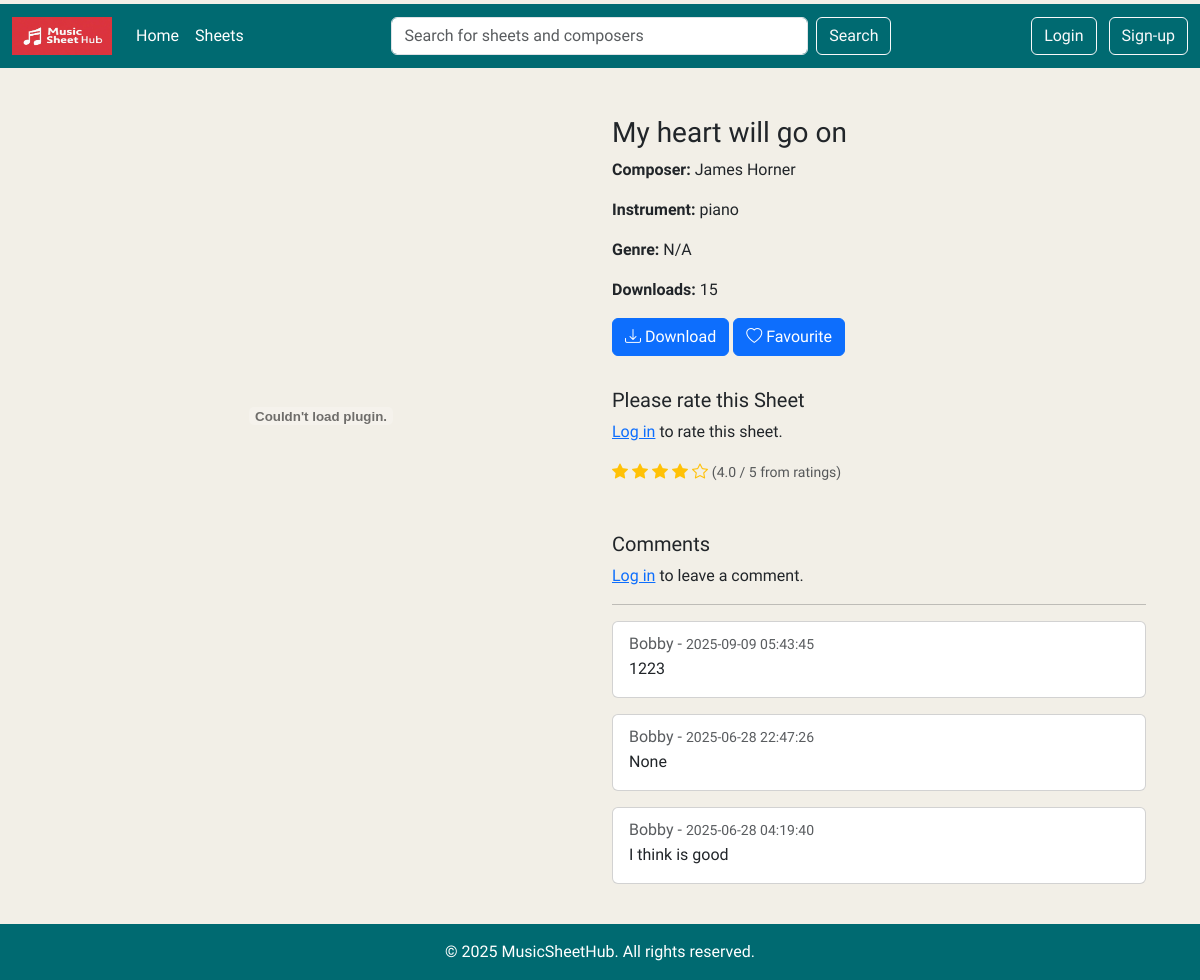
Before: /sheet/6 with the older database file.
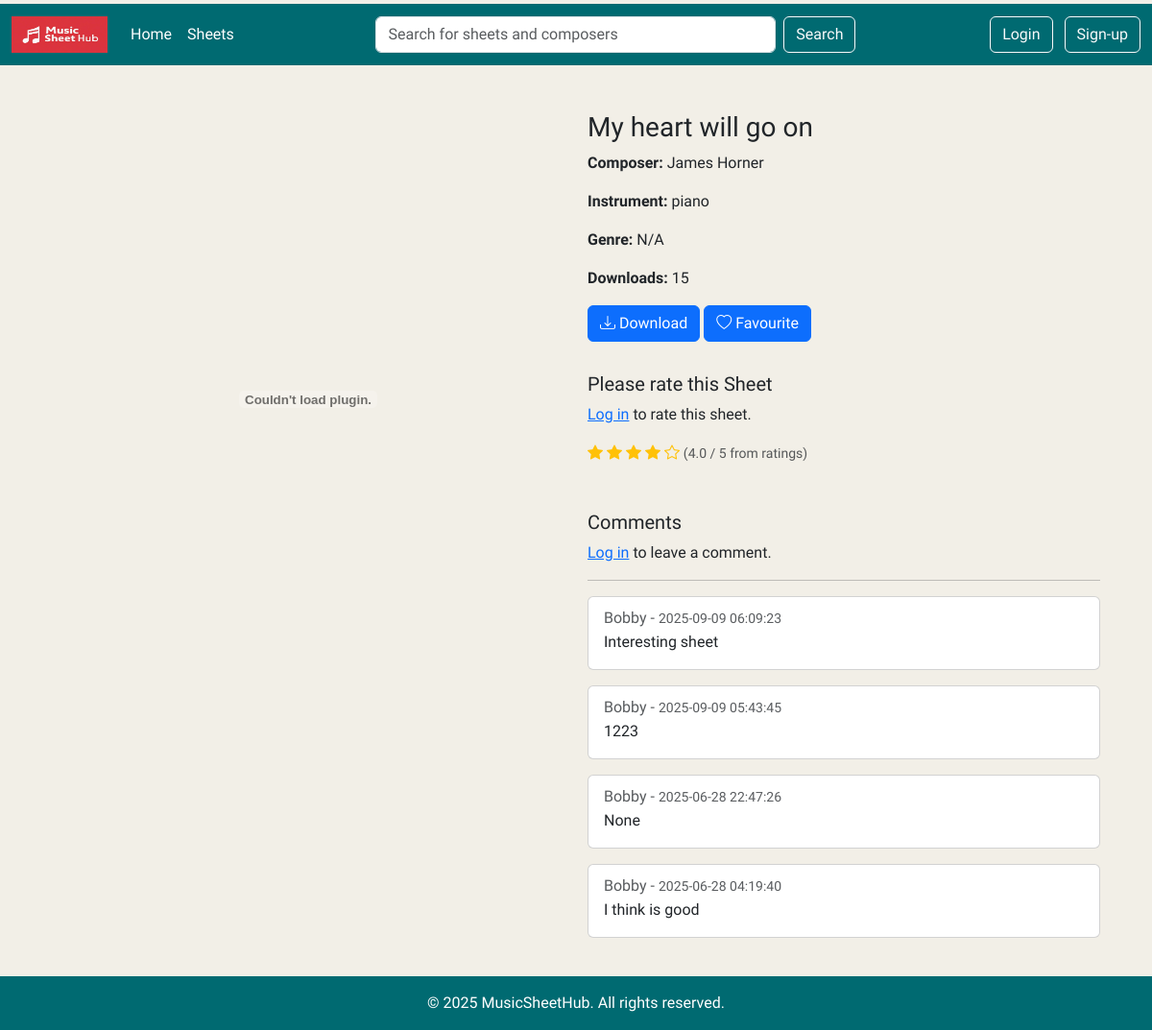
After: the same page with the newer database file.
### tables this page shows
CREATE TABLE Sheets (id INTEGER PRIMARY KEY AUTOINCREMENT, sheetname TEXT (50), composer TEXT (50), instrument TEXT (50), filename TEXT (50), uploader_id INTEGER REFERENCES Users (id), download_count INTEGER DEFAULT (0), created_at TEXT DEFAULT (CURRENT_TIMESTAMP));

CREATE TABLE Comments (id INTEGER PRIMARY KEY AUTOINCREMENT, user_id INTEGER REFERENCES Users (id), sheet_id INTEGER REFERENCES Sheets (id), comment TEXT, created_at TEXT DEFAULT (CURRENT_TIMESTAMP));

CREATE TABLE Users (id INTEGER PRIMARY KEY AUTOINCREMENT, username TEXT (50) UNIQUE, email TEXT (50), password TEXT (50), created_at TEXT DEFAULT (CURRENT_TIMESTAMP));

### app.py (the view, shortened to what this page needs)
@app.route('/sheet/<int:sheet_id>', methods=['GET', 'POST'])
def sheet_detail(sheet_id):
    db = get_db()
    cursor = db.cursor()
    cursor.execute('''
            SELECT s.id, s.filename, s.sheetname, s.composer, s.instrument,
                   s.download_count, g.name
            FROM sheets s
            LEFT JOIN SheetGenres sg ON s.id = sg.sid
            LEFT JOIN Genres g ON sg.gid = g.id
            WHERE s.id = ?
        ''', (sheet_id,))
    sheet = cursor.fetchone()
    if not sheet:
        flash("Sheet not found.", "danger")
        return redirect(url_for('home'))
    cursor.execute('''
        SELECT u.username, c.comment, c.created_at
        FROM comments c
        JOIN users u ON c.user_id = u.id
        WHERE c.sheet_id = ?
        ORDER BY c.created_at DESC
    ''', (sheet_id,))
    comments = cursor.fetchall()
    cursor.execute('''
                   SELECT AVG(rating), COUNT(*) FROM ratings
                   WHERE sheet_id = ?''', (sheet_id,))
    avg_rating, rating_count = cursor.fetchone()
    avg_rating = round(avg_rating, 1) if avg_rating else None
    return render_template('sheet_detail.html', sheet=sheet,
                           comments=comments, avg_rating=avg_rating)

### app.py (called while the page is built)
def get_db():
    db = getattr(g, '_database', None)
    if db is None:
        db = g._database = sqlite3.connect(DATABASE)
    return db

@app.teardown_appcontext
def close_connection(exception):
    db = getattr(g, '_database', None)
    if db is not None:
        db.close()

### templates/sheet_detail.html
{% extends 'base.html' %}
{% block content %}
<div class="container mt-4">
    <div class="row">
        <div class="col-md-6">
            {% set ext = sheet[1].split('.')[-1].lower() %}
            {% if ext in ['jpg', 'jpeg', 'png', 'gif'] %}
                <img src="{{ url_for('preview_file', filename=sheet[1]) }}" class="img-fluid" alt="Sheet Image">
            {% elif ext == 'pdf' %}
                <embed src="{{ url_for('preview_file', filename=sheet[1]) }}" type="application/pdf" width="100%" height="600px">
            {% endif %}
        </div>
        <div class="col-md-6">
            <h3>{{ sheet[2] }}</h3>
            <p><strong>Composer:</strong> {{ sheet[3] or "N/A" }}</p>
            <p><strong>Instrument:</strong> {{ sheet[4] or "N/A" }}</p>
            <p><strong>Genre:</strong> {{ sheet[6] or "N/A" }}</p>
            <p><strong>Downloads:</strong> {{ sheet[5] }}</p>
            <a href="{{ url_for('download_file', sheet_id=sheet[0]) }}" class="btn btn-primary mb-2">
                <i class="bi bi-download"></i> Download
            </a>
            <a href="{{ url_for('favourite_file', sheet_id=sheet[0]) }}" class="btn btn-primary mb-2">
                <i class="bi bi-heart"></i> Favourite
            </a>
            <div class="mt-4">
                <h5>Please rate this Sheet</h5>
                {% if session.username %}
                <form method="POST" action="{{ url_for('sheet_detail', sheet_id=sheet[0]) }}">
                    <input type="hidden" name="form_type" value="rating">
                    <div class="mb-2">
                        <label for="rating" class="form-label">Your Rating (1–5):</label>
                        <style>
                            .star-rating {
                                direction: rtl;
                                display: inline-flex;
                            }
                            .star-rating input[type="radio"] {
                                display: none;
                            }
                            .star-rating label {
                                font-size: 1.5rem;
                                color: #ccc;
                                cursor: pointer;
                                padding: 0 0.1rem;
                            }
                            .star-rating input[type="radio"]:checked ~ label,
                            .star-rating label:hover,
                            .star-rating label:hover ~ label {
                                color: #f5c518;
                            }
                        </style>
                        <form method="POST" action="{{ url_for('sheet_detail', sheet_id=sheet[0]) }}">
                            <input type="hidden" name="form_type" value="rating">
                            <div class="star-rating mb-2">
                                {% for i in range(5, 0, -1) %}
                                <input type="radio" id="star{{ i }}" name="rating" value="{{ i }}" required>
                                <label for="star{{ i }}">&#9733;</label>
                                {% endfor %}
                            </div>
                            <button type="submit" class="btn btn-sm btn-primary">Submit</button>
                        </form>
                    </div>
                </form>
                {% else %}
                <p><a href="{{ url_for('login') }}">Log in</a> to rate this sheet.</p>
                {% endif %}
                {% if avg_rating %}
                    <div class="mt-2">
                        <span>
                            {% for i in range(1, 6) %}
                                {% if avg_rating >= i %}
                                    <i class="bi bi-star-fill text-warning"></i>
                                {% elif avg_rating >= i - 0.5 %}
                                    <i class="bi bi-star-half text-warning"></i>
                                {% else %}
                                    <i class="bi bi-star text-warning"></i>
                                {% endif %}
                            {% endfor %}
                            <small class="text-muted">({{ "%.1f"|format(avg_rating) }} / 5 from {{ rating_count }} rating{{ 's' if rating_count != 1 else '' }})</small>
                        </span>
                    </div>
                {% else %}
                    <p class="text-muted">No ratings yet.</p>
                {% endif %}
            </div>
            <div class="mt-5">
                <h5>Comments</h5>
                {% if session.username %}
                <form method="POST" action="{{ url_for('sheet_detail', sheet_id=sheet[0]) }}">
                    <div class="mb-3">
                        <textarea name="comment" class="form-control" rows="3" placeholder="Write your comment..." required></textarea>
                    </div>
                    <button type="submit" class="btn btn-primary btn-sm">Post Comment</button>
                </form>
                {% else %}
                <p><a href="{{ url_for('login') }}">Log in</a> to leave a comment.</p>
                {% endif %}
                <hr>
                {% for username, comment, created_at in comments %}
                <div class="card mb-3">
                    <div class="card-body">
                        <h6 class="card-subtitle mb-1 text-muted">{{ username }} - <small>{{ created_at }}</small></h6>
                        <p class="card-text">{{ comment }}</p>
                    </div>
                </div>
                {% else %}
                <p class="text-muted">No comments yet.</p>
                {% endfor %}
            </div>
        </div>
    </div>
</div>
{% endblock %}

### templates/base.html (shortened to what this page needs)
<!DOCTYPE html>
<html lang="en">
<head>
    <link href="https://cdn.jsdelivr.net/npm/bootstrap@5.3.6/dist/css/bootstrap.min.css" rel="stylesheet">
    <link href="https://cdn.jsdelivr.net/npm/bootstrap-icons@1.10.5/font/bootstrap-icons.css" rel="stylesheet">
</head>
<body>
    {% include 'nav.html' %}
    <main class="container my-4">
        {% block content %}{% endblock %}
    </main>
    {% include 'footer.html' %}
</body>
</html>

### templates/nav.html (shortened to what this page needs)
<nav class="navbar navbar-expand-lg navbar-dark mt-1" style="background-color: #006A71;">
    <div class="container-fluid">
        <a class="navbar-brand" href="#">
            <img src="/static/images/MusicSheetHub.jpg" width="100" height="38" class="d-inline-block align-top"
                alt="Bootstrap" loading="lazy">
        </a>
        <div class="collapse navbar-collapse justify-content-between" id="navbarSupportedContent2">
            <ul class="navbar-nav">
                <li class="nav-item">
                    <a class="nav-link active" aria-current="page" href="{{url_for('home')}}">Home</a>
                </li>
                <li class="nav-item">
                    <a class="nav-link active" aria-current="page" href="{{url_for('sheets')}}">Sheets</a>
                </li>
            </ul>
            <form class="d-flex mx-auto" role="search" style="max-width: 500px; width: 100%;", action="{{ url_for('search') }}" method="GET">
                <input class="form-control me-2" type="search" name="query" placeholder="Search for sheets and composers" aria-label="Search">
                <button class="btn btn-outline-light" type="submit">Search</button>
            </form>
             <div class="text-end">
                {% if session.get('username') %}
                <div class="dropdown">
                    <button class="btn text-white dropdown-toggle d-flex align-items-center gap-2" type="button"
                    data-bs-toggle="dropdown" aria-expanded="false">
                        <div class="rounded-circle bg-light text-primary fw-bold d-flex justify-content-center align-items-center"
                        style="width: 32px; height: 32px;">
                        {{ session['username'][0]|upper }}
                        </div>
                        {{ session['username'] }}
                    </button>
                    <ul class="dropdown-menu dropdown-menu-end">
                        <li><a class="dropdown-item" href="{{url_for('profile') }}">Profile</a></li>
                        <li> <hr class="dropdown-divider"></li>
                        <li><a class="dropdown-item" href="{{url_for('logout') }}">Logout</a></li>
                    </ul>
                </div>
                {% else %}
                <a href="{{ url_for('login') }}" class="btn btn-outline-light me-2">Login</a>
                <a href="{{ url_for('signup') }}" class="btn btn-outline-light">Sign-up</a>
                {% endif %}
             </div>
        </div>
    </div>
</nav>

### templates/footer.html
<footer class="mt-auto text-white text-center py-3" style="background-color: #006A71">
    <div class="container">
        <p class="mb-0">© 2025 MusicSheetHub. All rights reserved.</p>
    </div>
</footer>

### templates/base.html (style rules this page uses)
html, body { height: 100%; margin: 0; background-color: #F2EFE7; font-family: 'Inria Sans', sans-serif; }
body { display: flex; flex-direction: column; }
main { flex: 1; }

Changed rows visible on the page:
added Comments: username "Bobby", created_at "2025-09-09 06:09:23", comment "Interesting sheet"
